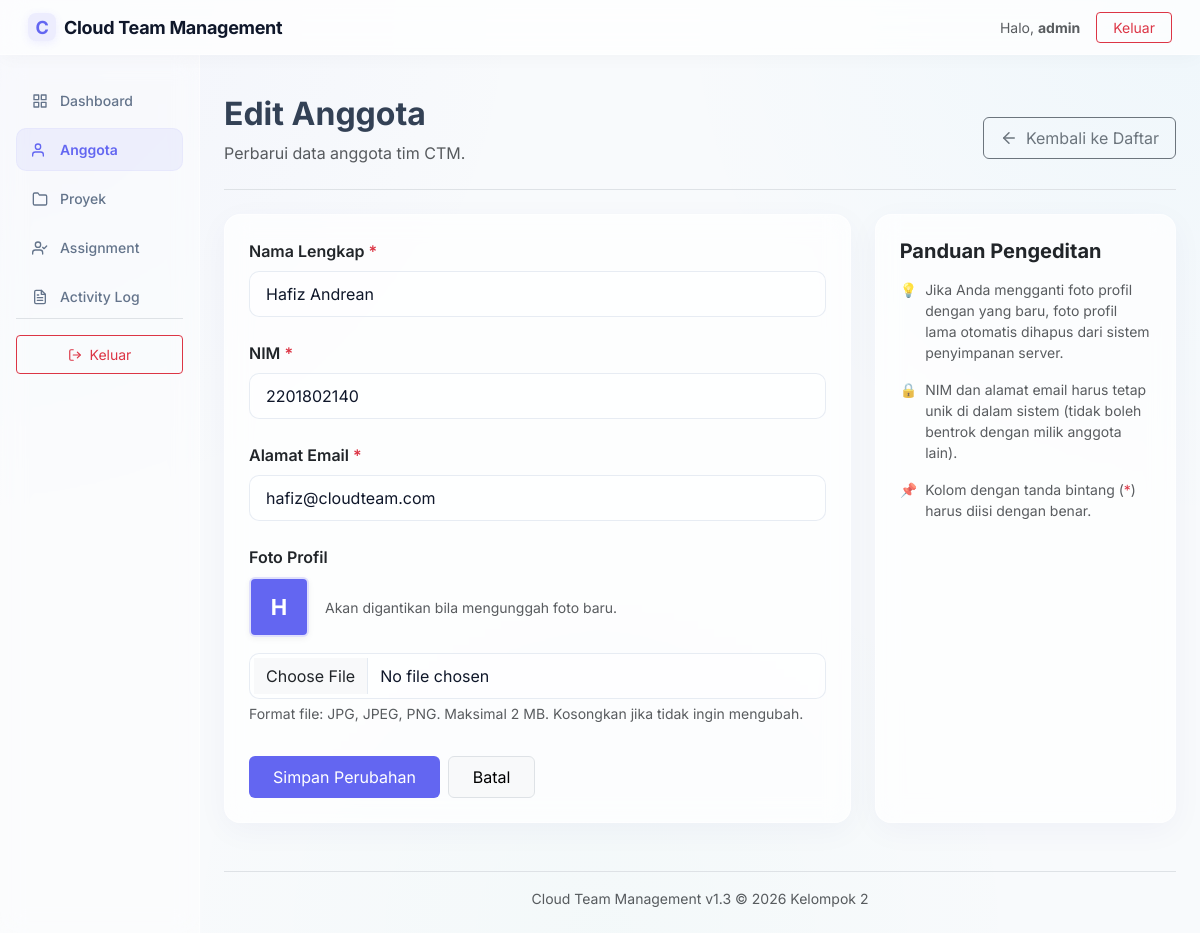
Page /anggota/edit.php?id=1 (signed in) on the committed database.
### tables this page shows
CREATE TABLE `anggota` (
  `id` INT AUTO_INCREMENT PRIMARY KEY,
  `nama` VARCHAR(100) NOT NULL,
  `nim` VARCHAR(50) NOT NULL UNIQUE,
  `email` VARCHAR(100) NULL UNIQUE,
  `foto` VARCHAR(255) NULL,
  `id_user` INT UNIQUE NULL,
  `created_at` TIMESTAMP DEFAULT CURRENT_TIMESTAMP,
  `updated_at` TIMESTAMP DEFAULT CURRENT_TIMESTAMP ON UPDATE CURRENT_TIMESTAMP,
  CONSTRAINT `fk_anggota_users` FOREIGN KEY (`id_user`) REFERENCES `users` (`id`) ON DELETE SET NULL ON UPDATE CASCADE
);

### anggota/edit.php (the view, shortened to what this page needs)
<?php
require_once __DIR__ . '/../config/layout.php';
$db = Database::getConnection();
$id = isset($_GET['id']) && is_numeric($_GET['id']) ? (int)$_GET['id'] : 0;
try {
    $stmt = $db->prepare("SELECT * FROM anggota WHERE id = ?");
    $stmt->execute([$id]);
    $member = $stmt->fetch();
} catch (PDOException $e) {
    $_SESSION['flash_error'] = 'Database error: ' . $e->getMessage();
    header('Location: index.php');
    exit;
}
$nama = $member['nama'];
$nim = $member['nim'];
$email = $member['email'];
$errors = [];
?>
<div class="d-flex justify-content-between flex-wrap flex-md-nowrap align-items-center pt-3 pb-2 mb-4 border-bottom">
    <div>
        <h1 class="h2 fw-bold welcome-title" id="page-title">Edit Anggota</h1>
        <p class="welcome-subtitle text-muted">Perbarui data anggota tim CTM.</p>
    </div>
    <div class="btn-toolbar mb-2 mb-md-0">
        <a href="index.php" class="btn btn-outline-secondary d-flex align-items-center gap-2 py-2 px-3">
            <svg width="18" height="18" viewBox="0 0 24 24" fill="none" stroke="currentColor" stroke-width="2" stroke-linecap="round" stroke-linejoin="round"><line x1="19" y1="12" x2="5" y2="12"></line><polyline points="12 19 5 12 12 5"></polyline></svg>
            <span>Kembali ke Daftar</span>
        </a>
    </div>
</div>
<div class="row g-4">
    <div class="col-12 col-lg-8">
        <div class="card border-0 shadow-sm p-4 h-100">
            <form method="POST" action="edit.php?id=<?php echo $id; ?>" enctype="multipart/form-data" class="needs-validation">
                <div class="mb-4">
                    <label for="nama" class="form-label fw-semibold text-dark">Nama Lengkap <span class="text-danger">*</span></label>
                    <input type="text" name="nama" id="nama" class="form-control <?php echo isset($errors['nama']) ? 'is-invalid' : ''; ?>" placeholder="Masukkan nama lengkap" value="<?php echo htmlspecialchars($nama); ?>" required>
                </div>
                <div class="mb-4">
                    <label for="nim" class="form-label fw-semibold text-dark">NIM <span class="text-danger">*</span></label>
                    <input type="text" name="nim" id="nim" class="form-control <?php echo isset($errors['nim']) ? 'is-invalid' : ''; ?>" placeholder="Masukkan NIM" value="<?php echo htmlspecialchars($nim); ?>" required>
                </div>
                <div class="mb-4">
                    <label for="email" class="form-label fw-semibold text-dark">Alamat Email <span class="text-danger">*</span></label>
                    <input type="email" name="email" id="email" class="form-control <?php echo isset($errors['email']) ? 'is-invalid' : ''; ?>" placeholder="Masukkan alamat email" value="<?php echo htmlspecialchars($email); ?>" required>
                </div>
                <div class="mb-4">
                    <label for="foto" class="form-label fw-semibold text-dark d-block">Foto Profil</label>
                    <div class="d-flex align-items-center gap-3 mb-3">
                        <?php
                        $avatarPath = '../uploads/' . $member['foto'];
                        if (!empty($member['foto']) && file_exists(__DIR__ . '/../' . $avatarPath)):
                        ?>
                            <img src="<?php echo htmlspecialchars($avatarPath); ?>" alt="Avatar" class="avatar-mini rounded" style="width: 60px; height: 60px;">
                        <?php else: ?>
                            <div class="avatar-mini text-uppercase fw-bold rounded" style="width: 60px; height: 60px; font-size: 22px; background-color: var(--primary-color); color: #ffffff;">
                                <?php echo htmlspecialchars(substr($member['nama'], 0, 1)); ?>
                            </div>
                        <?php endif; ?>
                        <div>
                            <span class="text-muted small">Akan digantikan bila mengunggah foto baru.</span>
                        </div>
                    </div>
                    <input type="file" name="foto" id="foto" class="form-control <?php echo isset($errors['foto']) ? 'is-invalid' : ''; ?>" accept=".jpg,.jpeg,.png">
                    <?php if (isset($errors['foto'])): ?>
                        <div class="invalid-feedback"><?php echo $errors['foto']; ?></div>
                    <?php else: ?>
                        <div class="form-text text-muted small">Format file: JPG, JPEG, PNG. Maksimal 2 MB. Kosongkan jika tidak ingin mengubah.</div>
                    <?php endif; ?>
                </div>
                <div class="pt-2 d-flex gap-2">
                    <button type="submit" class="btn btn-primary px-4 py-2 border-0" style="background-color: var(--primary-color);">Simpan Perubahan</button>
                    <a href="index.php" class="btn btn-light border px-4 py-2">Batal</a>
                </div>
            </form>
        </div>
    </div>
    <div class="col-12 col-lg-4">
        <div class="card border-0 shadow-sm p-4 h-100">
            <h5 class="fw-bold text-dark mb-3">Panduan Pengeditan</h5>
            <ul class="text-muted small ps-0" style="list-style-type: none;">
                <li class="mb-3 d-flex gap-2">
                    <span>💡</span>
                    <span>Jika Anda mengganti foto profil dengan yang baru, foto profil lama otomatis dihapus dari sistem penyimpanan server.</span>
                </li>
                <li class="mb-3 d-flex gap-2">
                    <span>🔒</span>
                    <span>NIM dan alamat email harus tetap unik di dalam sistem (tidak boleh bentrok dengan milik anggota lain).</span>
                </li>
                <li class="mb-3 d-flex gap-2">
                    <span>📌</span>
                    <span>Kolom dengan tanda bintang (<span class="text-danger">*</span>) harus diisi dengan benar.</span>
                </li>
            </ul>
        </div>
    </div>
</div>

### assets/css/style.css (style rules this page uses)
:root { --bg-color: #f3f4f6; --card-bg: rgba(255, 255, 255, 0.7); --card-border: rgba(255, 255, 255, 0.5); --primary-color: #6366f1; --primary-hover: #4f46e5; --primary-glow: rgba(99, 102, 241, 0.15); --text-main: #0f172a; --text-muted: #64748b; --text-body: #334155; --border-color: rgba(226, 232, 240, 0.8); --glass-shadow: 0 8px 32px 0 rgba(31, 38, 135, 0.04); }
body { background: radial-gradient(circle at 0% 0%, rgba(99, 102, 241, 0.04) 0%, transparent 35%), radial-gradient(circle at 100% 0%, rgba(14, 165, 233, 0.04) 0%, transparent 35%), radial-gradient(circle at 50% 100%, rgba(16, 185, 129, 0.02) 0%, transparent 40%), #f8fafc; color: var(--text-body); font-family: 'Inter', -apple-system, BlinkMacSystemFont, "Segoe UI", Roboto, sans-serif; overflow-x: hidden; min-height: 100vh; }
.card, .card-summary { background: var(--card-bg) !important; backdrop-filter: blur(12px) !important; -webkit-backdrop-filter: blur(12px) !important; border: 1px solid var(--card-border) !important; border-radius: 16px !important; box-shadow: var(--glass-shadow) !important; transition: transform 0.25s cubic-bezier(0.4, 0, 0.2, 1), box-shadow 0.25s cubic-bezier(0.4, 0, 0.2, 1), border-color 0.25s ease; }
.form-control, .form-select { background: rgba(255, 255, 255, 0.5) !important; border: 1px solid var(--border-color) !important; border-radius: 10px !important; padding: 10px 16px; color: var(--text-main); transition: all 0.25s ease; }
.avatar-mini { width: 36px; height: 36px; border-radius: 50%; background-color: var(--primary-color); color: #ffffff; display: inline-flex; align-items: center; justify-content: center; font-weight: 600; font-size: 13px; object-fit: cover; border: 2px solid rgba(255, 255, 255, 0.8); box-shadow: 0 2px 6px rgba(0, 0, 0, 0.05); }

### rows in the picture
anggota: nama "Hafiz Andrean", nim "2201802140", email "hafiz@cloudteam.com", nama "H"

### other values in the picture
$currentUser['nama'] "admin"
